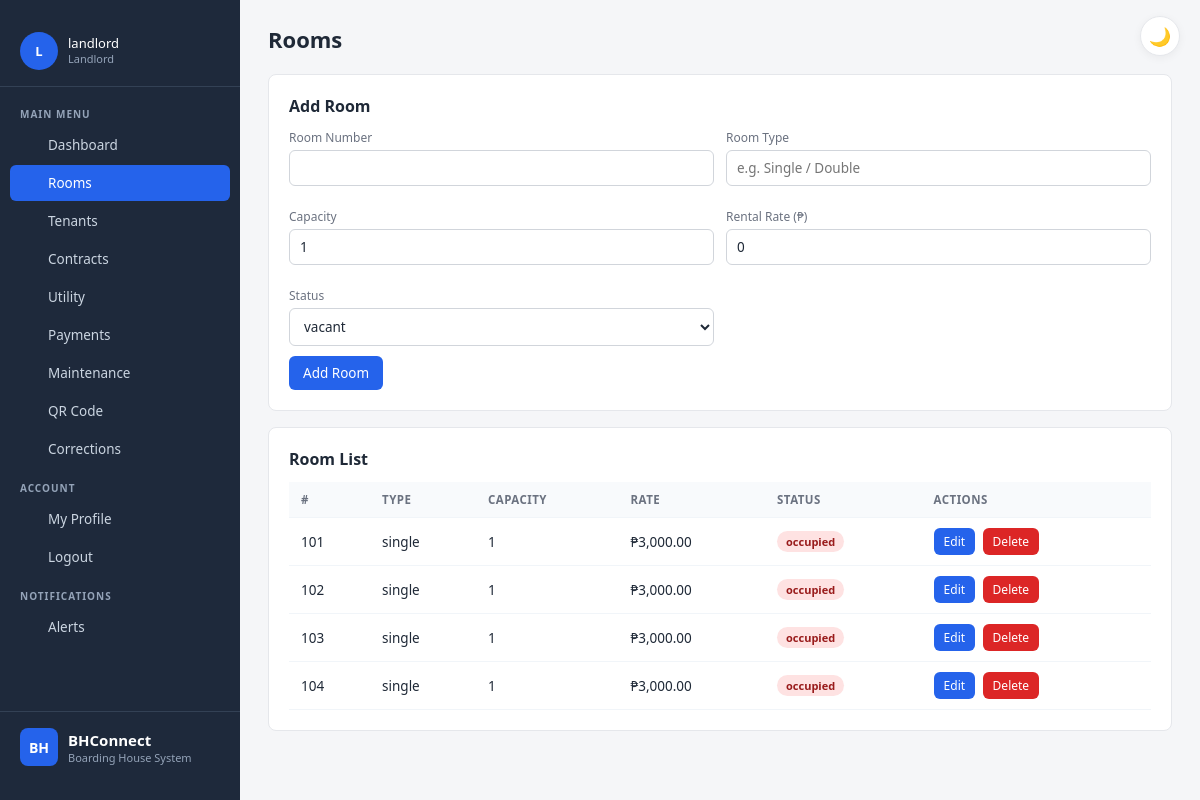
The page /landlord/rooms.php (signed in) on the database its author committed.
### tables this page shows
CREATE TABLE `rooms` (
  `id` int(11) NOT NULL,
  `room_number` varchar(20) NOT NULL,
  `room_type` varchar(50) DEFAULT NULL,
  `capacity` int(11) DEFAULT 1,
  `rental_rate` decimal(10,2) DEFAULT 0.00,
  `status` enum('vacant','occupied','reserved','maintenance') DEFAULT 'vacant'
);

### landlord/rooms.php (the view, shortened to what this page needs)
<?php
require '../includes/auth.php';
$edit = null;
$rooms = $conn->query("SELECT * FROM rooms ORDER BY room_number");
include '../includes/header.php';
?>
<h1>Rooms</h1>
<div class="card">
  <h2><?= $edit ? 'Edit Room' : 'Add Room' ?></h2>
  <form method="post">
    <div class="grid-2">
      <div>
        <label>Room Number</label>
        <input name="room_number" required value="<?= htmlspecialchars($edit['room_number'] ?? '') ?>">
      </div>
      <div>
        <label>Room Type</label>
        <input name="room_type" value="<?= htmlspecialchars($edit['room_type'] ?? '') ?>" placeholder="e.g. Single / Double">
      </div>
      <div>
        <label>Capacity</label>
        <input name="capacity" type="number" min="1" value="<?= $edit['capacity'] ?? 1 ?>">
      </div>
      <div>
        <label>Rental Rate (₱)</label>
        <input name="rental_rate" type="number" step="0.01" value="<?= $edit['rental_rate'] ?? 0 ?>">
      </div>
      <div>
        <label>Status</label>
        <select name="status">
          <?php foreach (['vacant','occupied','reserved','maintenance'] as $s): ?>
            <option value="<?= $s ?>" <?= ($edit['status'] ?? '') === $s ? 'selected' : '' ?>><?= $s ?></option>
          <?php endforeach; ?>
        </select>
      </div>
    </div>
    <button type="submit"><?= $edit ? 'Update Room' : 'Add Room' ?></button>
  </form>
</div>
<div class="card">
  <h2>Room List</h2>
  <table>
    <tr><th>#</th><th>Type</th><th>Capacity</th><th>Rate</th><th>Status</th><th>Actions</th></tr>
    <?php while ($r = $rooms->fetch_assoc()): ?>
      <tr>
        <td><?= htmlspecialchars($r['room_number']) ?></td>
        <td><?= htmlspecialchars($r['room_type']) ?></td>
        <td><?= (int)$r['capacity'] ?></td>
        <td>₱<?= number_format($r['rental_rate'], 2) ?></td>
        <td>
          <?php
            $cls = ['vacant'=>'badge-green','occupied'=>'badge-red','reserved'=>'badge-yellow','maintenance'=>'badge-gray'][$r['status']] ?? 'badge-gray';
          ?>
          <span class="badge <?= $cls ?>"><?= $r['status'] ?></span>
        </td>
        <td class="actions">
          <a class="btn btn-sm" href="rooms.php?edit=<?= $r['id'] ?>">Edit</a>
          <form method="post" class="inline-form" onsubmit="return confirm('Delete this room?')">
            <button class="btn btn-sm btn-danger" type="submit">Delete</button>
          </form>
        </td>
      </tr>
    <?php endwhile; ?>
  </table>
</div>
<?php include '../includes/footer.php'; ?>

### assets/css/style.css (style rules this page uses)
:root { --bg: #f5f6f8; --card-bg: #ffffff; --text: #1f2937; --text-muted: #6b7280; --text-dim: #94a3b8; --border: #e5e7eb; --border-soft: #f1f5f9; --input-bg: #ffffff; --input-border: #d1d5db; --sidebar-bg: #1e293b; --sidebar-text: #cbd5e1; --sidebar-hover: #334155; --sidebar-border: #334155; --brand-name: #ffffff; --brand-sub: #94a3b8; --user-name: #ffffff; --accent: #2563eb; --accent-hover: #1d4ed8; --danger: #dc2626; --danger-hover: #b91c1c; --table-header-bg: #f8fafc; --table-hover: #fafbfc; --shadow: rgba(0,0,0,0.05); }
* { box-sizing: border-box; }
html, body { margin: 0; padding: 0; }
body { font-family: 'Segoe UI', system-ui, Arial, sans-serif; background: var(--bg); color: var(--text); font-size: 14px; transition: background 0.2s, color 0.2s; }
h1 { font-size: 22px; margin: 0 0 20px; font-weight: 600; }
h2 { font-size: 16px; margin: 0 0 12px; font-weight: 600; }
.card { background: var(--card-bg); border: 1px solid var(--border); border-radius: 8px; padding: 20px; margin-bottom: 16px; transition: background 0.2s, border-color 0.2s; }
table { width: 100%; border-collapse: collapse; font-size: 13.5px; }
th, td { padding: 10px 12px; text-align: left; border-bottom: 1px solid var(--border-soft); color: var(--text); }
th { background: var(--table-header-bg); font-weight: 600; font-size: 11.5px; color: var(--text-muted); text-transform: uppercase; letter-spacing: 0.04em; }
input, select, textarea { padding: 8px 10px; border: 1px solid var(--input-border); border-radius: 6px; font-size: 13.5px; width: 100%; margin-bottom: 10px; font-family: inherit; background: var(--input-bg); color: var(--text); }
label { font-size: 12px; color: var(--text-muted); display: block; margin-bottom: 4px; font-weight: 500; }
button, .btn { background: var(--accent); color: #fff; border: none; padding: 8px 14px; border-radius: 6px; cursor: pointer; font-size: 13.5px; text-decoration: none; display: inline-block; font-family: inherit; transition: background 0.15s; }
.btn-sm { padding: 5px 10px; font-size: 12px; }
.btn-danger { background: var(--danger); }
.grid-2 { display: grid; grid-template-columns: 1fr 1fr; gap: 12px; }
.badge { display: inline-block; padding: 3px 9px; border-radius: 12px; font-size: 11px; font-weight: 600; text-transform: lowercase; }
.badge-red { background: #fee2e2; color: #991b1b; }
.actions a, .actions form { margin-right: 4px; }
.inline-form { display: inline; }

### rows shown on the page
rooms: room_number "101", room_type "single", capacity "1", rental_rate "3,000.00", status "occupied"
rooms: room_number "102", room_type "single", capacity "1", rental_rate "3,000.00", status "occupied"
rooms: room_number "103", room_type "single", capacity "1", rental_rate "3,000.00", status "occupied"
rooms: room_number "104", room_type "single", capacity "1", rental_rate "3,000.00", status "occupied"

### other values the page prints
initials($displayName) "L"
$displayName "landlord"
$role "Landlord"
form field status "vacant"
